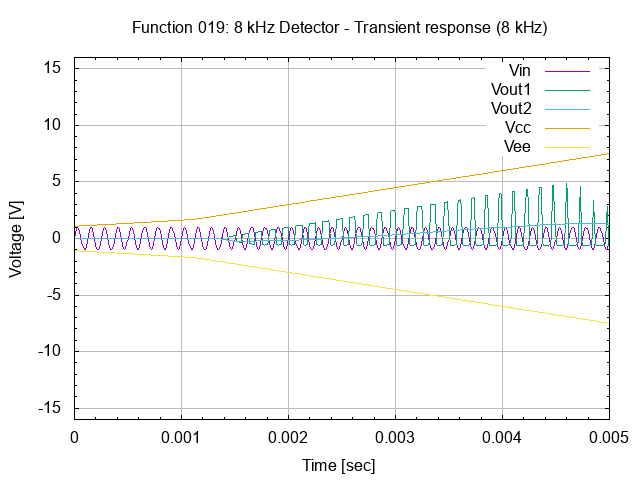

The script that saved this image:
# setup terminal
set term png

# setup graph
set output "26.019.00.01.01.03.png"
set title "Function 019: 8 kHz Detector - Transient response (8 kHz)"

# setup Y-axis
set yrange [-16:16]
set grid ytics lt 1 lw 1 lc rgb "#bbbbbb"
set mytics
set ylabel "Voltage [V]"

# setup X-axis
set grid xtics lt 1 lw 1 lc rgb "#bbbbbb"
set mxtics
set xrange [0:0.005]
set xlabel "Time [sec]"

# setup plot style
set style data lines
plot '26.019.00.01.01.dat' using 1:2 title "Vin", \
     '26.019.00.01.01.dat' using 1:3 title "Vout1", \
     '26.019.00.01.01.dat' using 1:4 title "Vout2", \
     '26.019.00.01.01.dat' using 1:5 title "Vcc", \
     '26.019.00.01.01.dat' using 1:6 title "Vee"

# set output back to default
set output

# reset terminal type
set terminal pop
